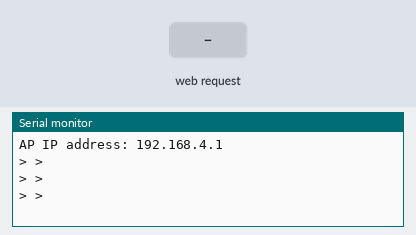
Simulated run of this sketch. Board: ESP8266 (NodeMCU). Parts: the last lines printed to the serial monitor. Inputs (shaded band) come from the test bench.

Above: at 2.8 s.
2.9 s: HTTP request GET /?State=1 received
At 3.8 s:
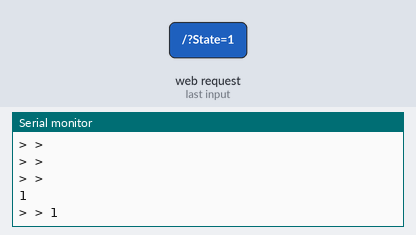
4.5 s: HTTP request GET /?State=0 received
At 5.5 s:
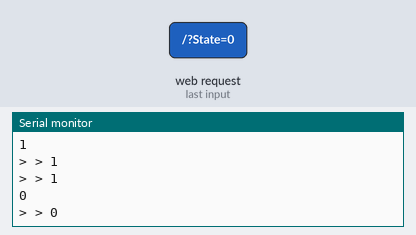

Measured:
- after the input at 2.9 s, the serial monitor: prints a new line after 0.10 s (image 1)
- after the input at 4.5 s, the serial monitor: prints a new line after 0.50 s (image 2)

The sketch:

HostEd.ino
```cpp
#include <ESP8266WiFi.h>

#include <ESP8266WebServer.h>

String command;

String ssid = "Mithun- (NodeMCU ESP8266)";
ESP8266WebServer server(80);

void setup() {

  Serial.begin(115200);

// Connecting WiFi

  WiFi.mode(WIFI_AP);
  WiFi.softAP(ssid);

  IPAddress myIP = WiFi.softAPIP();
  Serial.print("AP IP address: ");
  Serial.println(myIP);

 // Starting WEB-server
     server.on ( "/", HTTP_handleRoot );
     server.onNotFound ( HTTP_handleRoot );
     server.begin();
}

void loop() {
    server.handleClient();

    command = server.arg("State");

    Serial.println("> > "+command);
    delay(1000);

}

void HTTP_handleRoot(void) {

if( server.hasArg("State") ){
       Serial.println(server.arg("State"));
  }
  server.send ( 200, "text/html", "" );
  delay(1);
}
```
